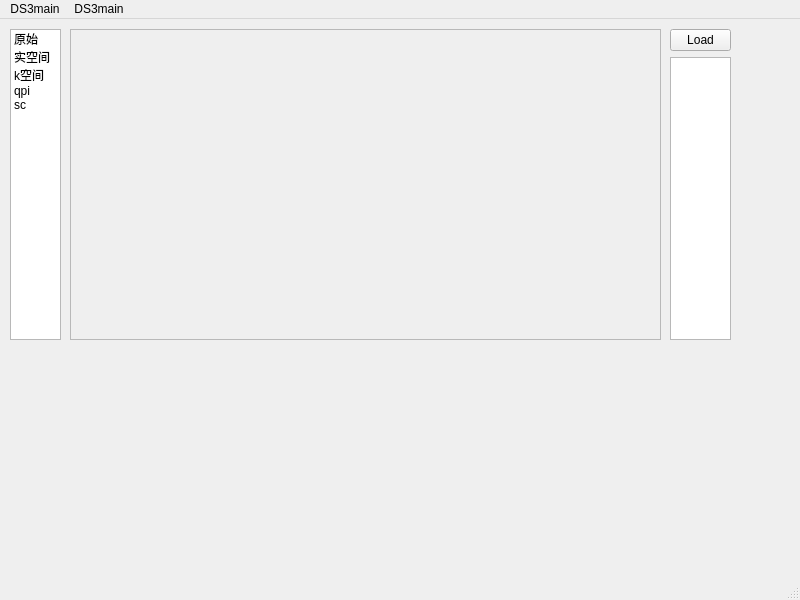
<?xml version="1.0" encoding="UTF-8"?>
<ui version="4.0">
 <class>MainWindow</class>
 <widget class="QMainWindow" name="MainWindow">
  <property name="geometry">
   <rect>
    <x>0</x>
    <y>0</y>
    <width>800</width>
    <height>600</height>
   </rect>
  </property>
  <property name="windowTitle">
   <string>MainWindow</string>
  </property>
  <widget class="QWidget" name="centralwidget">
   <widget class="QWidget" name="verticalLayoutWidget">
    <property name="geometry">
     <rect>
      <x>670</x>
      <y>10</y>
      <width>61</width>
      <height>311</height>
     </rect>
    </property>
    <layout class="QVBoxLayout" name="verticalLayout">
     <item>
      <widget class="QPushButton" name="pushButton">
       <property name="text">
        <string>Load</string>
       </property>
      </widget>
     </item>
     <item>
      <widget class="QListWidget" name="listWidget"/>
     </item>
    </layout>
   </widget>
   <widget class="QListWidget" name="listWidget_2">
    <property name="geometry">
     <rect>
      <x>10</x>
      <y>10</y>
      <width>51</width>
      <height>311</height>
     </rect>
    </property>
    <item>
     <property name="text">
      <string>原始</string>
     </property>
    </item>
    <item>
     <property name="text">
      <string>实空间</string>
     </property>
    </item>
    <item>
     <property name="text">
      <string>k空间</string>
     </property>
    </item>
    <item>
     <property name="text">
      <string>qpi</string>
     </property>
    </item>
    <item>
     <property name="text">
      <string>sc</string>
     </property>
    </item>
   </widget>
   <widget class="QScrollArea" name="scrollArea">
    <property name="geometry">
     <rect>
      <x>70</x>
      <y>10</y>
      <width>591</width>
      <height>311</height>
     </rect>
    </property>
    <property name="widgetResizable">
     <bool>true</bool>
    </property>
    <widget class="QWidget" name="scrollAreaWidgetContents">
     <property name="geometry">
      <rect>
       <x>0</x>
       <y>0</y>
       <width>589</width>
       <height>309</height>
      </rect>
     </property>
     <widget class="QStackedWidget" name="stackedWidget">
      <property name="geometry">
       <rect>
        <x>10</x>
        <y>0</y>
        <width>571</width>
        <height>301</height>
       </rect>
      </property>
      <widget class="QWidget" name="page"/>
      <widget class="QWidget" name="page_2"/>
     </widget>
    </widget>
   </widget>
  </widget>
  <widget class="QStatusBar" name="statusbar"/>
  <widget class="QMenuBar" name="menubar">
   <property name="geometry">
    <rect>
     <x>0</x>
     <y>0</y>
     <width>800</width>
     <height>22</height>
    </rect>
   </property>
   <widget class="QMenu" name="menuDS3main">
    <property name="title">
     <string>DS3main</string>
    </property>
   </widget>
   <widget class="QMenu" name="menuDS3main_2">
    <property name="title">
     <string>DS3main</string>
    </property>
   </widget>
   <addaction name="menuDS3main"/>
   <addaction name="menuDS3main_2"/>
  </widget>
 </widget>
 <resources/>
 <connections/>
</ui>
